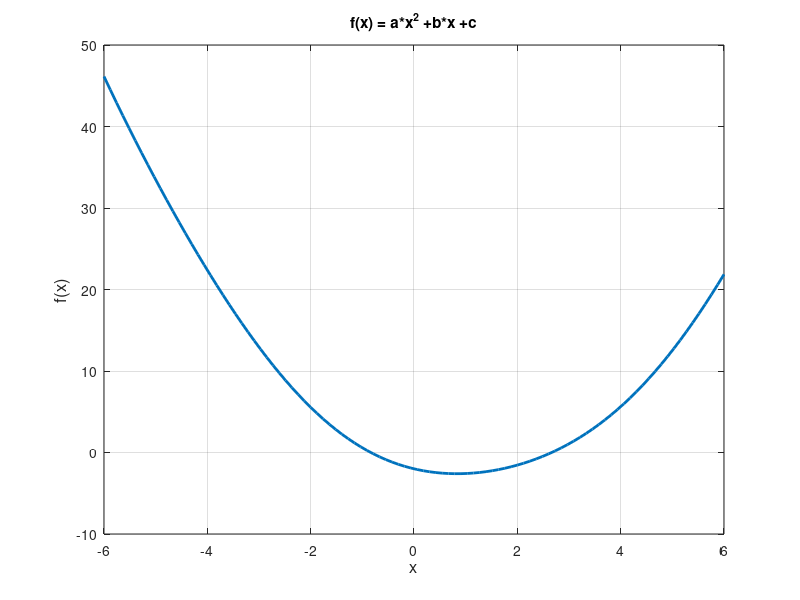

MATLAB code for this plot: (Note: this script raises an error after producing the figure.)
function example_roots2
clc %clear screen
close all %closes figures 

%f = x^2 - x - 2; 
%ax^2+bx+c=0
a = 1; b = -2; c = -2; d=0.5;
parms.a=a;parms.b=b; parms.c=c;parms.d=d;
x = linspace(-6,6);
for i=1:length(x)
    f(i) = fn(x(i),parms);
end
plot(x,f,'Linewidth',2); %plot the function to get idea of the roots
title('f(x) = a*x^2 +b*x +c');
xlabel('x','fontsize',12);
ylabel('f(x)','fontsize',12);
grid on;

%%% solving the equation %%
x0 = -2; %Try different initial guesses, e.g., 3, -3, 0
options = optimoptions('fsolve','Display','iter','MaxIter',100,'MaxFunEval',300);
[x,fval,exitflag] = fsolve(@fn,x0,options,parms);

%options = optimset('Display','iter');
%X = fzero(@fn,x0,options) 
fval
exitflag

function f = fn(x,parms)
a = parms.a; b = parms.b; c = parms.c; d=parms.d; 
%f = x^2 - x - 2;
f = a*x^2 + b*x + c + d*sin(x);

